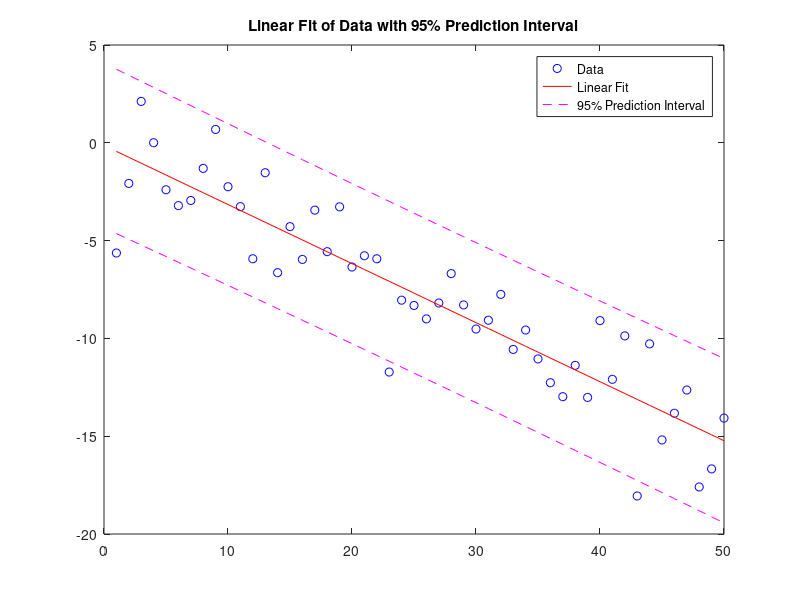

MATLAB code to generate this figure:
close all, clear; clc;
rng(1);
x = 1:50; 
y = -0.3*x + 2*randn(1,50); 
% p = polyfit(x,y,1); 
% f = polyval(p,x); 
% figure
% plot(x,y,'o') 
% legend('data') 
% figure
% plot(x,y,'o',x,f,'-') 
% legend('data','linear fit')

% how fit
figure
[p,S] = polyfit(x,y,1); 
[y_fit,delta] = polyval(p,x,S);plot(x,y,'bo')
hold on
plot(x,y_fit,'r-')
plot(x,y_fit+2*delta,'m--',x,y_fit-2*delta,'m--')
title('Linear Fit of Data with 95% Prediction Interval')
legend('Data','Linear Fit','95% Prediction Interval')